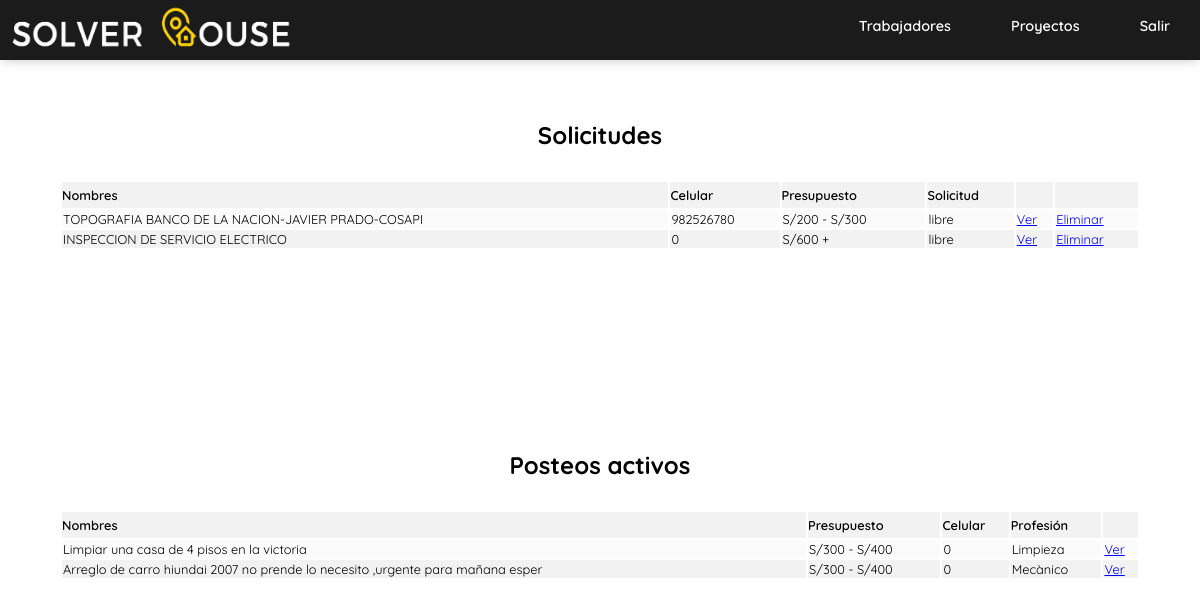
Screenshot of /admi/proyecto.php with the database file from the repository.
### tables this page shows
CREATE TABLE `cliente_post` (
  `id_post` int(11) NOT NULL,
  `id_cliente` int(11) DEFAULT NULL,
  `Nombre` varchar(80) NOT NULL,
  `Descripcion` text NOT NULL,
  `Foto1` varchar(500) DEFAULT NULL,
  `Foto2` varchar(500) DEFAULT NULL,
  `Foto3` varchar(500) DEFAULT NULL,
  `Presupuesto` varchar(80) NOT NULL,
  `Solicitud` varchar(50) NOT NULL,
  `Tipo` varchar(80) NOT NULL,
  `Profesion` varchar(80) NOT NULL,
  `celular` int(11) NOT NULL,
  `correo` varchar(100) NOT NULL,
  `can_credito` int(11) DEFAULT NULL,
  `Estado` varchar(10) NOT NULL DEFAULT 'off'
);

CREATE TABLE `profesion` (
  `id_profesion` int(11) NOT NULL,
  `Profesion` varchar(100) NOT NULL,
  `Foto` varchar(1000) NOT NULL
);

### admi/proyecto.php (called while the page is built)
<?php
  require 'menu/menu.php';
  require '../conexion.php';
  $trabajador=$conexion->query("SELECT *FROM cliente_post inner join profesion on cliente_post.profesion=profesion.id_profesion where Estado='on' ");
  $rowtra=$trabajador->fetchAll(PDO::FETCH_ASSOC);
 $trabajador1=$conexion->query("SELECT *FROM cliente_post inner join profesion on cliente_post.profesion=profesion.id_profesion where Estado='off' order by id_post desc");
  $rowtra1=$trabajador1->fetchAll(PDO::FETCH_ASSOC);
  require 'vista/proyectos.v.php';
 ?>

### admi/vista/proyectos.v.php (the view, shortened to what this page needs)
<!DOCTYPE html>
<html>
<head>
	<link rel="stylesheet" type="text/css" href="../css/admin.css">
</head>
<body>
<div class="l-todo">
	<div class="l-derecho">
   	   <h2>Posteos activos</h2>
   	   <table>
              <tr>
                <td class="titu">Nombres</td>
                <td class="titu">Presupuesto</td>
                <td class="titu">Celular</td>
                 <td class="titu">Profesión</td>
                   <td class="titu"></td>
              </tr>
              <?php foreach ($rowtra as $rowtra ): ?>
                <tr>
                <td class="celda"><?php echo $rowtra['Nombre']; ?></td>
                <td class="celda"><?php echo $rowtra['Presupuesto']; ?></td>
                <td class="celda"><?php echo $rowtra['celular']; ?></td>
             <td class="celda"><?php echo $rowtra['Profesion']; ?></td>
                <td><a href="trabajo-vista.php?id=<?php echo $rowtra['id_post'];  ?>">Ver</a></td>
              </tr>
              <?php endforeach ?>
         </table>
   </div>
   <div class="l-izquierdo">
   	  <h2>Solicitudes</h2>
   	  <table>
   	   	  <tr>
   	   	  	 <td class="titu">Nombres</td>
             <td class="titu">Celular</td>
   	   	  	 <td class="titu">Presupuesto</td>
   	   	  	 <td class="titu">Solicitud</td>
   	   	  	   <td class="titu"></td>
                   <td class="titu"></td>
   	   	  </tr>
   	   	  <?php foreach ($rowtra1 as $rowtra1 ): ?>
   	   	  	 <tr>
   	   	  	 <td class="celda"><?php echo $rowtra1['Nombre']; ?></td>
   	   	  	 <td class="celda"><?php echo $rowtra1['celular']; ?></td>
   	   	  	 <td class="celda"><?php echo $rowtra1['Presupuesto']; ?></td>
   	   	  	 <td class="celda"><?php echo $rowtra1['Tipo']; ?></td>
   	   	  	 <td><a href="trabajo-vista.php?id=<?php echo $rowtra1['id_post'];  ?>">Ver</a></td>
   	   	  	 <td><a href="eliminarpost.php?id=<?php echo $rowtra1['id_post'];  ?>">Eliminar</a></td>
   	   	  </tr>
   	   	  <?php endforeach ?>
   	   </table>
   </div>
</div>
</body>
</html>

### admi/menu/css/menu.css (style rules this page uses)
* { margin: 0; box-sizing: border-box; }

### css/admin.css (style rules this page uses)
* { margin: 0; font-family: 'Quicksand', sans-serif; box-sizing: border-box; }
.l-todo { width: 100%; display: flex; justify-content:space-between; flex-wrap: wrap; flex-direction: column-reverse; margin: auto; padding-top: 120px; }
.l-derecho { width: 90%; margin: auto; margin-bottom: 30px; height: 300px; }
.l-izquierdo { width: 90%; margin: auto; height: 300px; margin-bottom: 30px; overflow: auto; }
.l-todo h2 { text-align: center; padding-bottom: 30px; }
table { width: 100%; }
td.titu { padding: 5px 0; font-weight: 600; }
td { text-align: left; font-size: .8rem; }
tr:nth-child(odd) { background-color:#f2f2f2; }
tr:nth-child(even) { background-color:#fbfbfb; }

### rows the page displays
cliente_post: Nombre "Limpiar una casa de 4 pisos en la victoria", Presupuesto "S/300 - S/400", celular "0", profesion.Profesion "Limpieza"
cliente_post: Nombre "Arreglo de carro hiundai 2007 no prende lo necesito ,urgente para mañana esper", Presupuesto "S/300 - S/400", celular "0", profesion.Profesion "Mecànico"
cliente_post: Nombre "TOPOGRAFIA BANCO DE LA NACION-JAVIER PRADO-COSAPI", celular "982526780", Presupuesto "S/200 - S/300", Tipo "libre"
cliente_post: Nombre "INSPECCION DE SERVICIO ELECTRICO", celular "0", Presupuesto "S/600 +", Tipo "libre"
